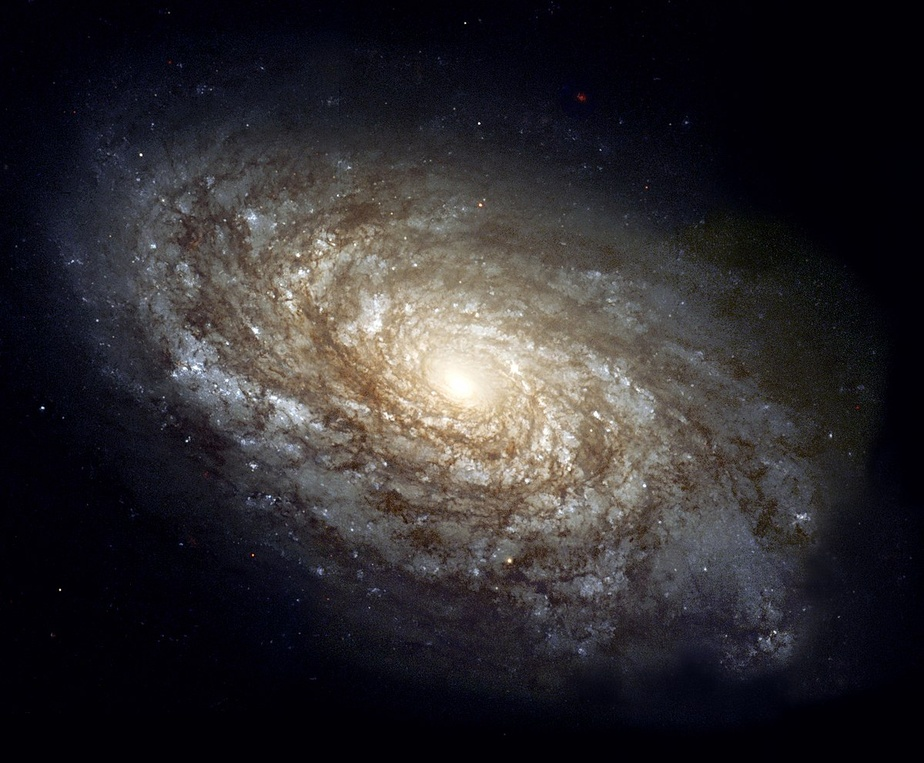
#> input picture glx.jpg, 924 x 763 px, shrunk from 1200 x 991 before the run
$ python convert_3color_imge_to_fits.py
#> lines starting #> are read from the running program, lines starting #| are printed output that depends on the picture
import matplotlib.pyplot as plt
import numpy as np

from astropy.io import fits
from astropy.visualization import astropy_mpl_style
from PIL import Image

plt.style.use(astropy_mpl_style)

image = Image.open('glx.jpg')
#> image is the input picture: PIL image 924x763 RGB; mean R, G, B 45.7, 43, 45.8

xsize,ysize = image.size
#> xsize = 924; ysize = 763
print(f"Image size :{xsize}x{ysize}")
#| Image size :924x763
print(f"Image bands : {image.getbands()}")
#| Image bands : ('R', 'G', 'B')
ax = plt.imshow(image)
plt.show()


r,g,b = image.split()
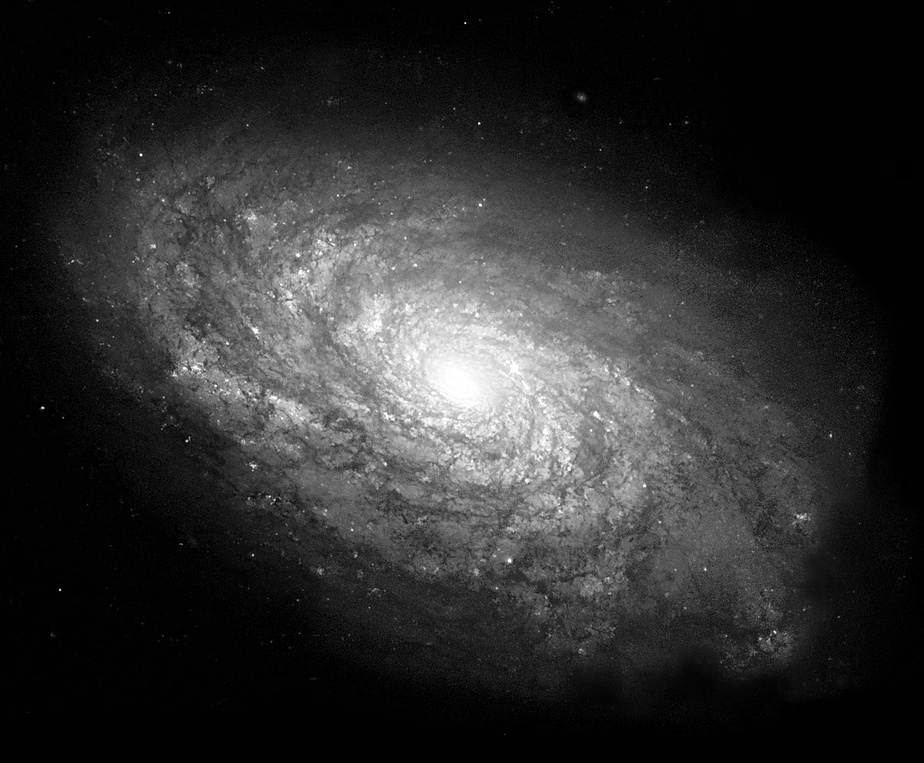
#> r: PIL image 924x763 L; min 0, max 255, mean 45.7
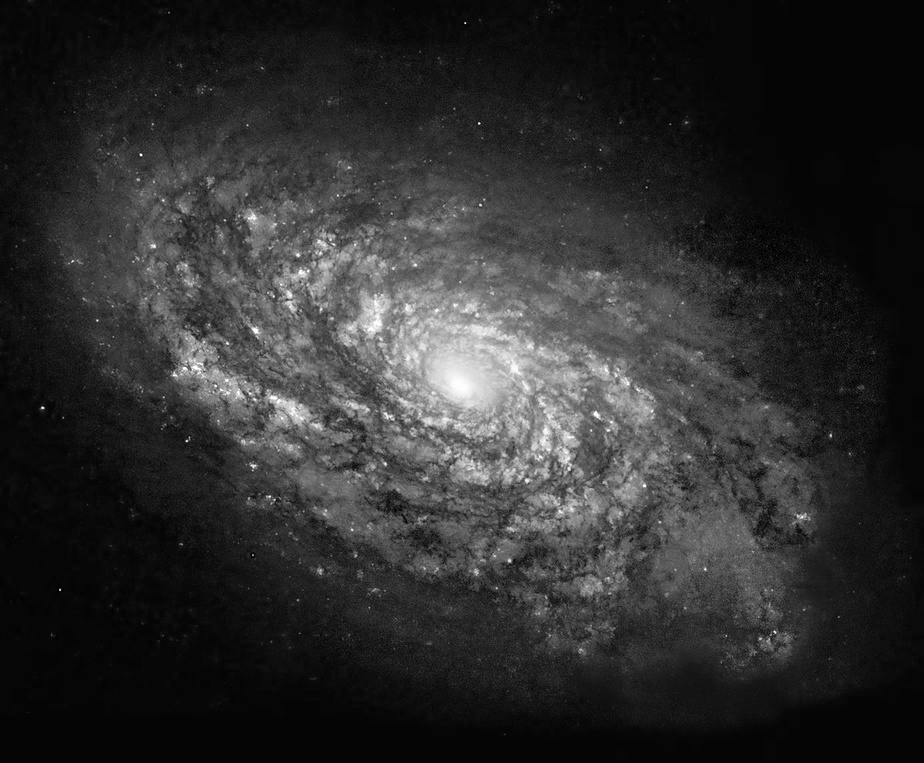
#> b: PIL image 924x763 L; min 0, max 255, mean 45.8

r_data = np.array(r.getdata())
g_data = np.array (g.getdata())
b_data = np.array(b.getdata())

# print(r_data.shape)
r_data = r_data.reshape(xsize,ysize)
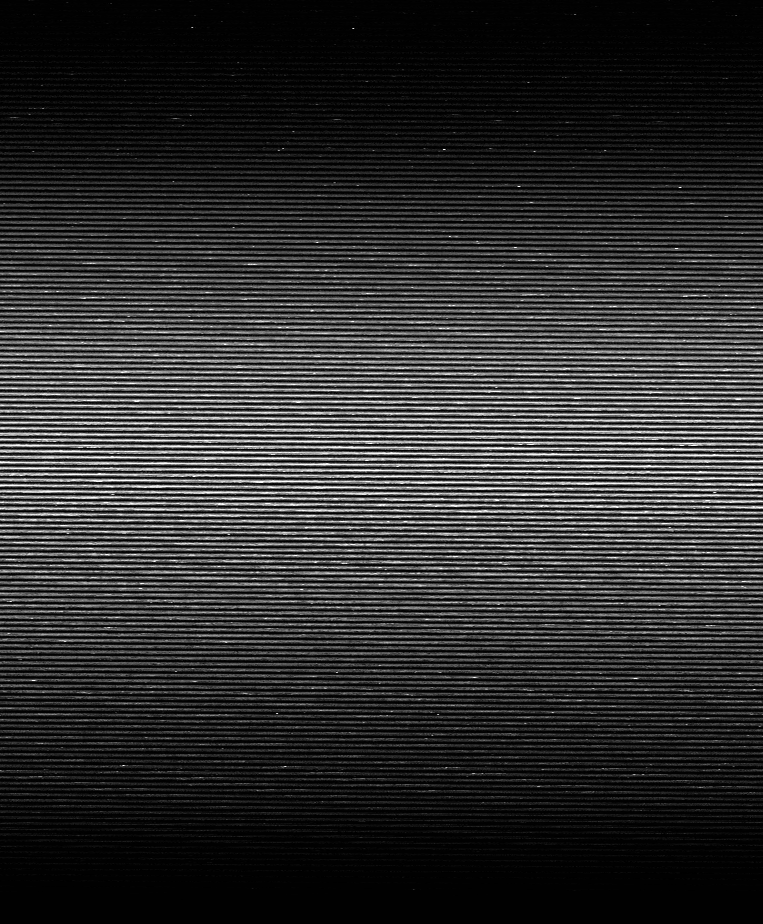
#> r_data: shape (924, 763) int64; min 0, max 255, mean 45.7
g_data = g_data.reshape(xsize,ysize)
b_data = b_data.reshape(xsize,ysize)
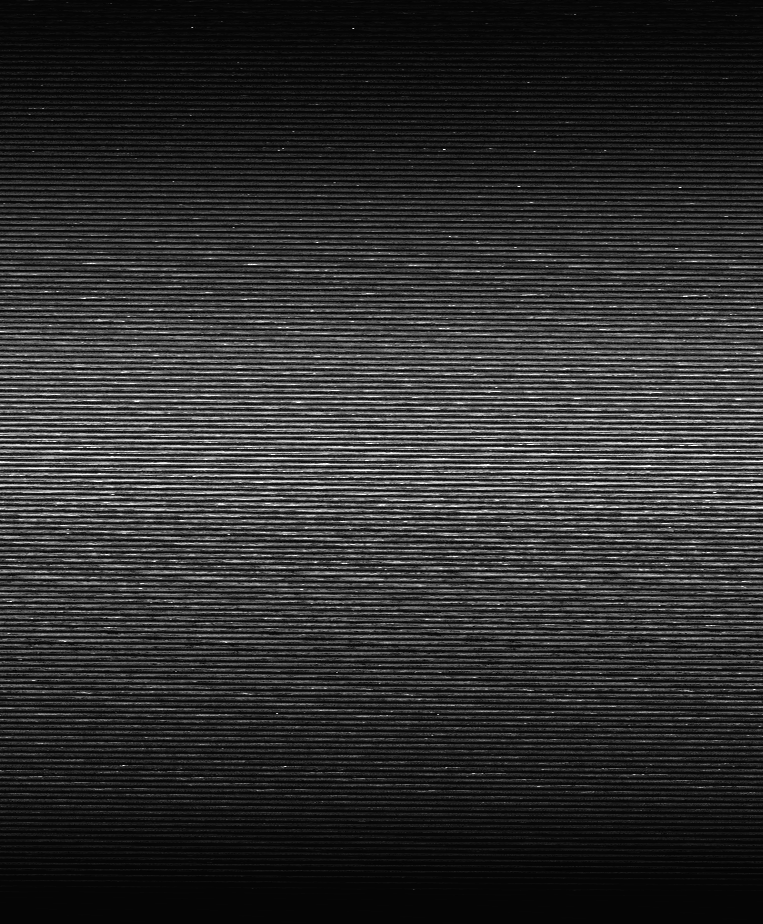
#> b_data: shape (924, 763) int64; min 0, max 255, mean 45.8


red = fits.PrimaryHDU(data= r_data)
red.header['LATOBS'] = "32:11:56"
red.header ['LANGOBS'] = "110:56"

green = fits.PrimaryHDU(data=g_data)
green.header['LATOBS'] = "32:11:56"
green.header['LONGOBS'] = "110:56"
green.writeto('green.fits')

blue = fits.PrimaryHDU(data=b_data)
blue.header['LATOBS'] = "32:11:56"
blue.header['LONGOBS'] = "110:56"
blue.writeto('blue.fits')

from pprint import pprint

pprint(red.header)
#| SIMPLE  =                    T / conforms to FITS standard
#| BITPIX  =                   64 / array data type
#| NAXIS   =                    2 / number of array dimensions
#| NAXIS1  =                  763
#| NAXIS2  =                  924
#| EXTEND  =                    T
#| LATOBS  = '32:
